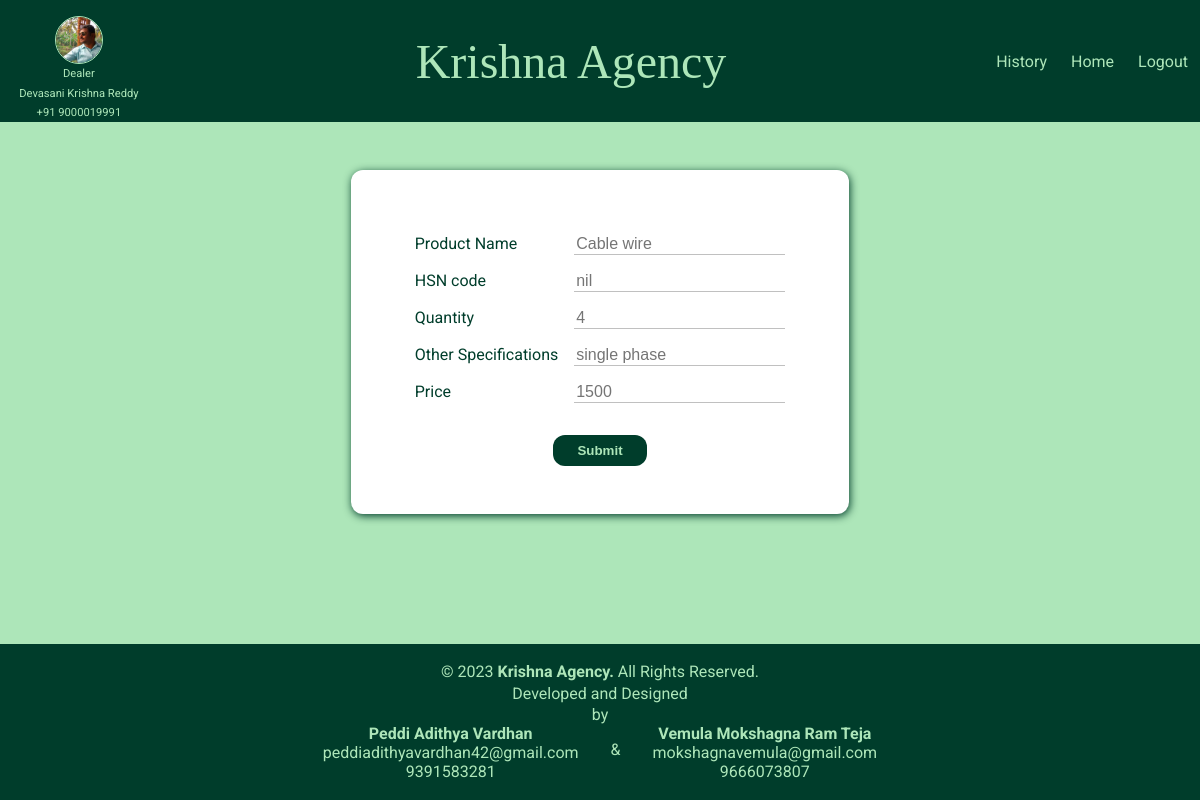
The page /edit_other/6/ (signed in) on the database as committed earlier.
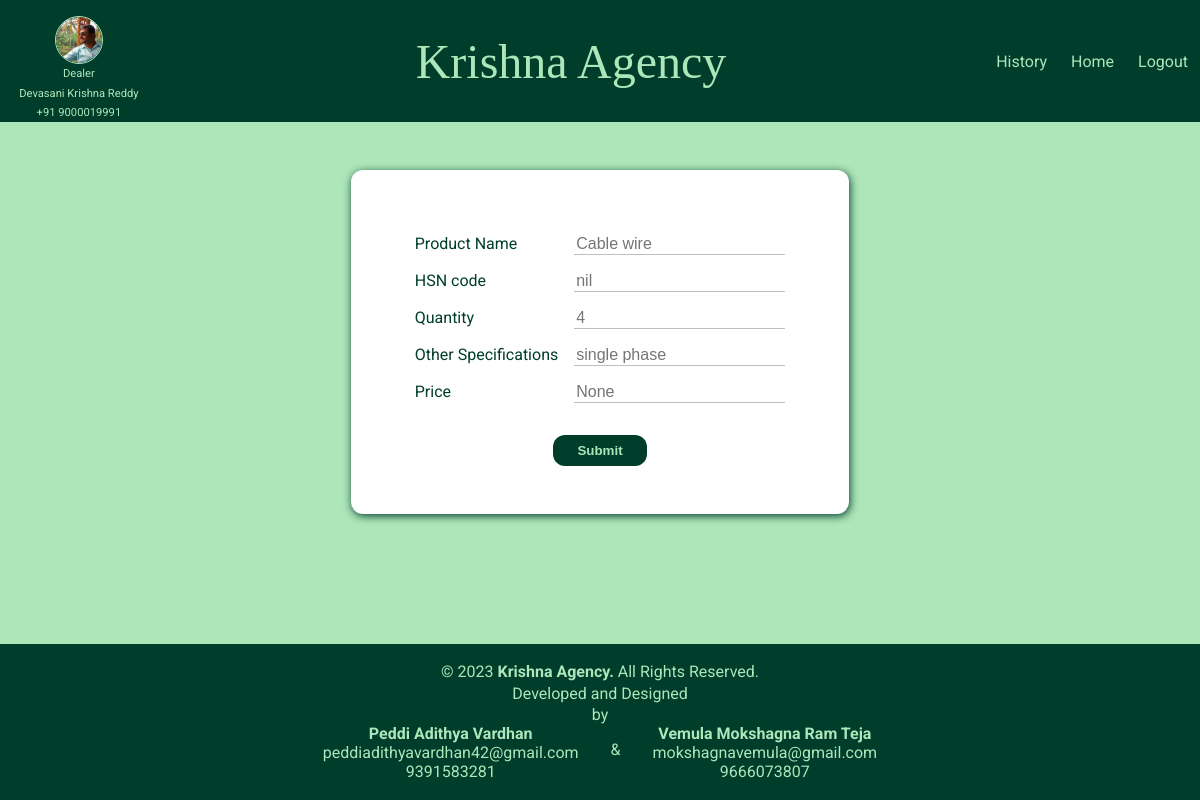
The same page on the database as committed later.
### stock/models.py (models this page shows, shortened)
class other_products(models.Model):
    item_name=models.CharField(max_length=50)
    quantity=models.IntegerField()
    specifications=models.CharField(max_length=50)
    hsncode=models.CharField(max_length=50)
    price=models.IntegerField(null=True)

### stock/views.py (the view, shortened to what this page needs)
# urls.py: path('edit_other/<str:pk>/', views.edit_others, name="editother"),
@login_required(login_url='loginpage')
def edit_others(request,pk):
    details=other_products.objects.get(id=pk)
    return render(request, 'stock/edit_others.html',{
        "details":details
    })

### stock/templates/stock/edit_others.html (shortened to what this page needs)
{% extends 'stock_base.html' %}
{% load static %}
{% block page_css %}
    <link rel="stylesheet" href="{% static "stock/motor.css" %}">
{% endblock page_css %}
{% block page_body %}
<main>
    <form method="POST">
        <div class="formdiv">
            <label for="product">Product Name</label>
            <input type="text" id="product" name="product" placeholder="{{details.item_name}}">
            <label for="hsncode">HSN code</label>
            <input type="text" id="hsncode" name="hsncode" placeholder="{{details.hsncode}}">
            <label for="quantity">Quantity</label>
            <input type="text" id="quantity" name="quantity" placeholder="{{details.quantity}}">
            <label for="specs">Other Specifications</label>
            <input type="text" id="specs" name="specs" placeholder="{{details.specifications}}">
            <label for="price">Price</label>
            <input type="text" id="price" name="price" placeholder="{{details.price}}">
            <input type="submit" id="yes" class="yes" name="Yes" />
        </div>
    </form>
</main>
{% endblock page_body %}

Rows that differ between the two databases and show on the page:
changed other_products "Cable wire": price "1500" → "None"
